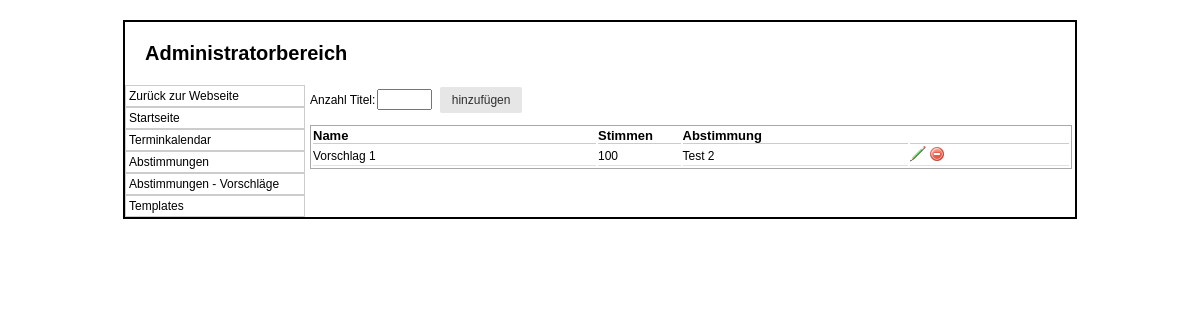
Screenshot of /admin/abstimmung.php?id=6 with the database file from the repository.
### tables this page shows
CREATE TABLE IF NOT EXISTS `abstimmung` (
  `ID` int(5) NOT NULL AUTO_INCREMENT,
  `Bezeichnung` varchar(100) NOT NULL,
  `ErstelltAm` datetime NOT NULL,
  `GueltigBis` datetime DEFAULT NULL,
  `Aktiv` tinyint(1) NOT NULL,
  PRIMARY KEY (`ID`)
);

CREATE TABLE IF NOT EXISTS `abstimmung_titel` (
  `ID` int(5) NOT NULL AUTO_INCREMENT,
  `Abstimmung_ID` int(5) NOT NULL,
  `Stimmen` int(10) NOT NULL,
  `Name` varchar(150) NOT NULL,
  PRIMARY KEY (`ID`),
  KEY `Abstimmung_ID` (`Abstimmung_ID`)
);

### class/mysqli.class.php (called while the page is built, shortened)
<?php
class MysqliDb
{
    protected static $_prefix;
    protected $_mysqli;
    protected $_query;
    protected $_where = array();
    protected $_orderBy = array();
    protected $_groupBy = array();
    protected $_bindParams = array('');
    protected $host;
    protected $username;
    protected $password;
    protected $db;
    protected $port;
    public function __construct($host = NULL, $username = NULL, $password = NULL, $db = NULL, $port = NULL)
    {
        $this->host = $host;
        $this->username = $username;
        $this->password = $password;
        $this->db = $db;
        if($port == NULL)
            $this->port = ini_get ('mysqli.default_port');
        else
            $this->port = $port;
    }
    public function connect()
    {
        $this->_mysqli = new mysqli ($this->host, $this->username, $this->password, $this->db, $this->port)
            or die('There was a problem connecting to the database');
        $this->_mysqli->set_charset ('utf8');
    }
    protected function reset()
    {
        $this->_where = array();
        $this->_orderBy = array();
        $this->_groupBy = array();
        $this->_bindParams = array('');
        $this->_query = null;
    }
    public function setPrefix($prefix = '')
    {
        self::$_prefix = $prefix;
        return $this;
    }
    public function get($tableName, $numRows = null, $columns = '*')
    {
        $column = is_array($columns) ? implode(', ', $columns) : $columns;
        $this->_query = "SELECT $column FROM " .self::$_prefix . $tableName;
        $stmt = $this->_buildQuery($numRows);
        $stmt->execute();
        return $this->_dynamicBindResults($stmt);
    }
    public function where($whereProp, $whereValue = null, $operator = null)
    {
        $this->_where[] = Array ("AND", $whereValue, $whereProp);
        return $this;
    }
    public function orderBy($orderByField, $orderbyDirection = "DESC")
    {
        $orderbyDirection = strtoupper (trim ($orderbyDirection));
        $orderByField = preg_replace ("/[^-a-z0-9\.\(\),_]+/i",'', $orderByField);
        $this->_orderBy[$orderByField] = $orderbyDirection;
        return $this;
    }
    protected function _determineType($item)
    {
        switch (gettype($item)) {
            case 'NULL':
            case 'string':
                return 's';
                break;
            case 'boolean':
            case 'integer':
                return 'i';
                break;
        }
        return '';
    }
    protected function _bindParam($value) {
        $this->_bindParams[0] .= $this->_determineType ($value);
        array_push ($this->_bindParams, $value);
    }
    protected function _buildPair ($operator, $value) {
        if (!is_object($value)) {
            return ' ' . $operator. ' ? ';
        }
        $subQuery = $value->getSubQuery ();
        return " " . $operator . " (" . $subQuery['query'] . ")";
    }
    protected function _buildQuery($numRows = null, $tableData = null)
    {
        $stmt = $this->_prepareQuery();
        if (count ($this->_bindParams) > 1)
            call_user_func_array(array($stmt, 'bind_param'), $this->refValues($this->_bindParams));
        return $stmt;
    }
    protected function _dynamicBindResults(mysqli_stmt $stmt)
    {
        $parameters = array();
        $results = array();
        $meta = $stmt->result_metadata();
        $row = array();
        while ($field = $meta->fetch_field()) {
            $row[$field->name] = null;
            $parameters[] = & $row[$field->name];
        }
        call_user_func_array(array($stmt, 'bind_result'), $parameters);
        while ($stmt->fetch()) {
            $x = array();
            foreach ($row as $key => $val) {
                $x[$key] = $val;
            }
            array_push($results, $x);
        }
        return $results;
    }
    protected function _buildTableData ($tableData) {
        if (!is_array ($tableData))
            return;
        $this->_query = rtrim($this->_query, ', ');
    }
    protected function _buildWhere () {
        $this->_query .= ' WHERE ';
        $this->_where[0][0] = '';
        foreach ($this->_where as $cond) {
            list ($concat, $wValue, $wKey) = $cond;
            $this->_query .= " " . $concat ." " . $wKey;
            if (!is_array ($wValue))
                $wValue = Array ('=' => $wValue);
            $key = key ($wValue);
            $val = $wValue[$key];
            switch (strtolower ($key)) {
                default:
                    $this->_query .= $this->_buildPair ($key, $val);
            }
        }
    }
    protected function _buildGroupBy () {
        if (empty ($this->_groupBy))
            return;
        $this->_query .= " GROUP BY ";
        $this->_query = rtrim($this->_query, ', ') . " ";
    }
    protected function _buildOrderBy () {
        if (empty ($this->_orderBy))
            return;
        $this->_query .= " ORDER BY ";
        foreach ($this->_orderBy as $prop => $value)
            $this->_query .= $prop . " " . $value . ", ";
        $this->_query = rtrim ($this->_query, ', ') . " ";
    }
    protected function _prepareQuery()
    {
        if (!$stmt = $this->_mysqli->prepare($this->_query)) {
            trigger_error("Problem preparing query ($this->_query) " . $this->_mysqli->error, E_USER_ERROR);
        }
        return $stmt;
    }
    protected function refValues($arr)
    {
        if (strnatcmp(phpversion(), '5.3') >= 0) {
            $refs = array();
            foreach ($arr as $key => $value) {
                $refs[$key] = & $arr[$key];
            }
            return $refs;
        }
        return $arr;
    }
    protected function replacePlaceHolders ($str, $vals) {
        $i = 1;
        $newStr = "";
        while ($pos = strpos ($str, "?")) {
            $val = $vals[$i++];
            $newStr .= substr ($str, 0, $pos) . $val;
            $str = substr ($str, $pos + 1);
        }
        return $newStr;
    }
}

### db_connect.php (called while the page is built, shortened)
<?php
include_once 'class/mysqli.class.php';
$db		= new MysqliDb(HOST,USER,PASSWORD,DATABASE);
?>

### admin/abstimmung.php (the view, shortened to what this page needs)
<?php
require_once('../db_connect.php');
$inhalt = null;
if(isset($_GET['delete'])) {
	$ID = $_GET['delete'];
	$inhalt .= '<form method="POST" action="abstimmung.php">
		<input type="hidden" name="id" value="'.$ID.'">
		<input type="submit" name="delete" value="Ja Wirklich löschen" class="btn">
		<input type="submit" formaction="abstimmung.php" value="Doch nicht!" class="btn">
	</form>';
}
else if(isset($_GET['delete_titel'])) {
	$ID = $_GET['delete_titel'];
	$inhalt .= '<form method="POST" action="abstimmung.php">
		<input type="hidden" name="id" value="'.$ID.'">
		<input type="submit" name="delete_titel" value="Wirklich löschen">
	</form>';
}
else if(isset($_GET['id'])) {
	$ID				= $_GET['id'];
	$cols			= array("ID", "Bezeichnung");
	$db->where("ID", $ID);
	$abstimmungen	= $db->get(T_ABSTIMMUNG, null, $cols);
	foreach ($abstimmungen as $abstimmung) {
		$cols			= array("ID", "Stimmen", "Name");
		$db->where("Abstimmung_ID", $abstimmung['ID']);
		$db->orderBy("Stimmen", "DESC");
		$titeldaten		= $db->get(T_ABSTIMMUNG_TITEL, null, $cols);
		$inhalt .= '<form method="GET" action="abstimmung.php">
						<input type="hidden" name="add_titel" value="">
						<input type="hidden" name="aid" value="'.$abstimmung['ID'].'">
						Anzahl Titel:<input type="text" name="count" size="4">
						<input type="submit" value="hinzufügen" class="btn">
					</form>
					<table class="standard">
						<thead>
							<th>Name</th>
							<th width="11%">Stimmen</th>
							<th width="30%">Abstimmung</th>
							<th></th>
						</thead>';
		foreach ($titeldaten as $titel) {
			$inhalt .= '<tr>
							<td>'.$titel['Name'].'</td>
							<td>'.$titel['Stimmen'].'</td>
							<td>'.$abstimmung['Bezeichnung'].'</td>
							<td>
								<a href="abstimmung.php?edit_titel='.$titel['ID'].'&aid='.$abstimmung['ID'].'"><img src="img/edit.png"></a>
								<a href="abstimmung.php?delete_titel='.$titel['ID'].'"><img src="img/delete.png"></a>
							</td>
						</tr>';
		}
		$inhalt .= '</table>';
	}
}
?>
<html>
<head>
	<link rel="stylesheet" type="text/css" href="style.css">
	<link rel="stylesheet" href="../css/tcal.css">
</head>
<body>
	<div id="container">
		<div id="header">
			<h1>Administratorbereich</h1>
		</div>
		<div id="navi">
			<ul>
				<li><a href="../">Zurück zur Webseite</a></li>
				<li><a href="index.php">Startseite</a></li>
				<li><a href="index.php?p=termine">Terminkalendar</a></li>
				<li><a href="abstimmung.php">Abstimmungen</a></li>
				<li><a href="vorschlaege.php">Abstimmungen - Vorschläge</a></li>
				<li><a href="templates.php">Templates</a></li>
			</ul>
		</div>
		<div id="content">
		<?php
			echo $inhalt;
		?>
		</div>
	</div>
</body>
</html>

### admin/style.css (style rules this page uses)
* { margin:0; padding:0; }
body { background-color:#FFF; color:#000; font-family:Verdana,Arial; font-size:12px; }
a { color:#000; text-decoration:none; }
input { padding:1px; margin:2px; }
.btn { font-family: inherit; font-size: 100%; *font-size: 90%; *overflow: visible; padding: 0.5em 1em; color: #444; color: rgba(0, 0, 0, 0.80); *color: #444; border: 1px solid #999; border: none rgba(0, 0, 0, 0); background-color: #E6E6E6; text-decoration: none; border-radius: 2px; display:inline-block; }
div#container { border:2px solid #000; margin:20px auto; width:950px; }
div#header { padding:20px; }
div#header h1 { font-size:20px; }
div#navi { float:left; width:180px; }
div#navi ul { list-style-type:none; }
div#navi ul li { border:1px solid #ccc; }
div#navi ul li a { display:block; padding:3px; }
div#content { float:left; width:762px; margin-left:5px; }
table.standard { width:100%; border:1px solid darkgrey; margin-top:10px; margin-bottom:10px; }
table.standard thead th { border-bottom:1px solid #ccc; font-size:13px; font-weight:bold; text-align:left; }
table.standard tr td { font-size:12px; border-bottom:1px solid #E1E1E1; }

### rows the page displays
abstimmung_titel: Name "Vorschlag 1", Stimmen "100", Abstimmung_ID.Bezeichnung "Test 2"
